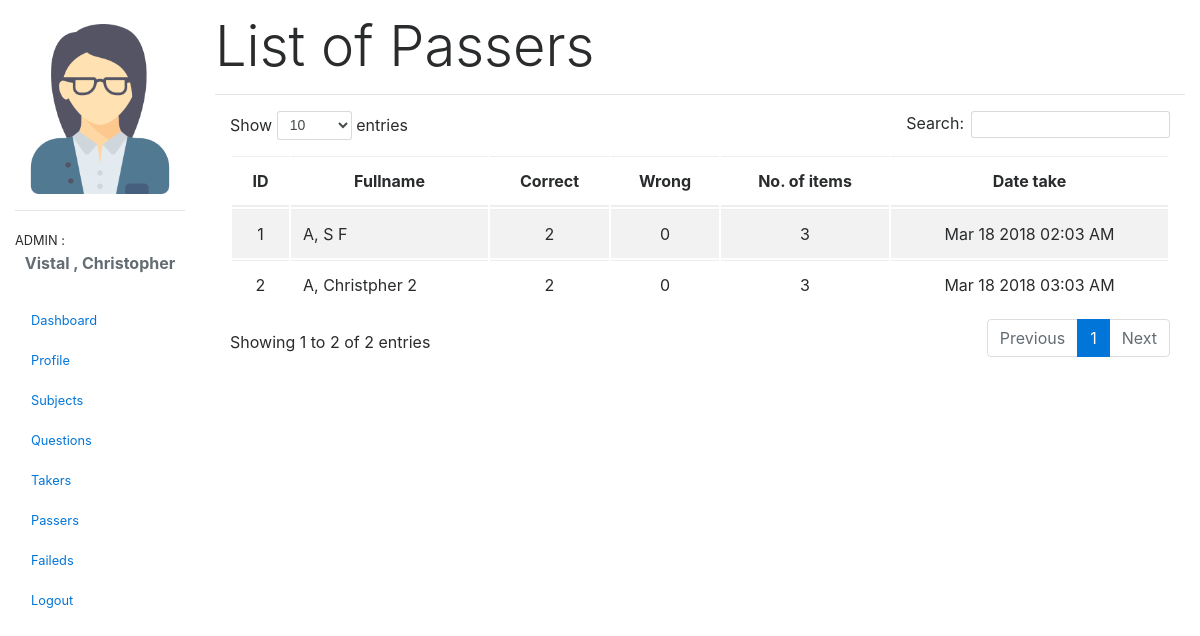
/private/page/passers.php (signed in), run on the app's committed database.
### tables this page shows
CREATE TABLE `taker` (
  `taker_id` int(11) NOT NULL,
  `firstname` varchar(50) NOT NULL,
  `middlename` varchar(50) NOT NULL,
  `lastname` varchar(50) NOT NULL,
  `take_date` int(11) NOT NULL,
  `is_finish` enum('yes','no','','') DEFAULT 'no',
  `exam_id` varchar(50) NOT NULL
);

CREATE TABLE `take_finish` (
  `takef_id` int(11) NOT NULL,
  `exam_id` varchar(50) NOT NULL,
  `correct` int(11) NOT NULL,
  `wrong` int(11) NOT NULL
);

### private/functions/func.php (called while the page is built, shortened)
<?php
function countQuestions(){
    global $db;
    $sql  = 'SELECT COUNT(*) as no_of_questions FROM questions';
    $stmt = $db->query($sql)->FETCH(PDO::FETCH_ASSOC);
    return $stmt['no_of_questions'];
}
function passingScore(){
    global $db;
    $sql  = 'SELECT ROUND(COUNT(*) / 2,0) as passing_score FROM `questions`';
    $stmt = $db->query($sql)->FETCH(PDO::FETCH_ASSOC);
    return $stmt['passing_score'];
}
?>

### private/page/passers.php (the view, shortened to what this page needs)
<?php include_once '../includes/header.php'; ?>
<main class="col-sm-9 ml-sm-auto col-md-10 pt-3" role="main">
    <h3 class="display-4">List of Passers</h3>
    <hr>
  <?php
    $sql = "SELECT take_finish.takef_id , taker.firstname , taker.middlename , taker.lastname , taker.take_date  , take_finish.correct , take_finish.wrong FROM taker INNER JOIN
       take_finish ON taker.exam_id = take_finish.exam_id WHERE take_finish.correct >= " . passingScore();
    $stmt = $db->query($sql);
    $r = $stmt->fetchAll(PDO::FETCH_ASSOC);
    ?>
    <table id="example2" class="table table-striped">
        <thead>
            <tr>
                <th class="text-center">ID</th>
                <th class="text-center">Fullname</th>
                <th class="text-center">Correct</th>
                <th class="text-center">Wrong</th>
                <th class="text-center">No. of items</th>
                <th class="text-center">Date take</th>
            </tr>
        </thead>
        <tbody class="">
            <?php foreach ($r as $key => $value): ?>
            <tr>
                <td class="text-center"><?php echo $value['takef_id']; ?></td>
                <td class="text-capitalize text-justify"><?php echo $value['lastname'] . ', '. $value['firstname'] . ' ' . $value['middlename']; ?></td>
                <td class="text-center"><?php echo $value['correct']; ?></td>
                <td class="text-center"><?php echo $value['wrong']; ?></td>
                <td class="text-center"><?php echo countQuestions(); ?></td>
                <td class="text-center"><?php echo date('M d Y h:m A',$value['take_date']); ?></td>
            </tr>
            <?php endforeach ?>
        </tbody>
    </table>
    </div>
</div>
<?php include_once '../includes/footer.php'; ?>

### private/includes/header.php (shortened to what this page needs)
<?php require_once '../config.php'; ?>
<!DOCTYPE html>
<html>
    <head>
        <link rel="stylesheet" href="https://cdn.datatables.net/1.10.16/js/jquery.dataTables.min.js">
        <link rel="stylesheet" href="../../assets/css/bootstrap-grid.min.css">
        <link rel="stylesheet" href="../../assets/css/my-login.css">
        <link rel="stylesheet" href="../../assets/css/bootstrap-reboot.min.css">
        <link rel="stylesheet" href="../../assets/css/landing-page.min.css">
        <link rel="stylesheet" href="../../assets/css/bootstrap.min.css">
        <link rel="stylesheet" href="../../assets/css/dataTables.min.css">
        <link rel="stylesheet" href="../../assets/js/AmaranJS-master/dist/css/amaran.min.css">
        <link rel="stylesheet" href="../../assets/js/AmaranJS-master/dist/css/animate.min.css">
        <link rel="stylesheet" href="../../assets/css/fontawesome-all.min.css">
        <link href="../../assets/vendor/simple-line-icons/css/simple-line-icons.css" rel="stylesheet" type="text/css">
    </head>
    <body style="overflow-x: hidden;" id="body">
        <?php if (isset($_SESSION['id'])): ?>
        <?php
        if(!isset($_SESSION['id'])){
        redirect('login.php');
        }else{
        $sql = 'SELECT * FROM login_admin WHERE id = :id';
        $stmt = $db->prepare($sql);
        $stmt->execute([':id'=>$_SESSION['id']]);
        $sth = $stmt->fetch(PDO::FETCH_ASSOC);
        }
        ?>
        <div class="container-fluid">
            <div class="row">
                <nav class="col-sm-3 col-md-2 d-none d-sm-block sidebar navbar-light" id="sidebarr">
                    <br>
                    <img src="../../assets/img/people.png" class="img-fluid" alt="">
                    <hr>
                    <small class="text-sm-center text-uppercase"><?php echo $sth['account_type']; ?> : </small>
                    <p class="text-capitalize text-center text-muted font-weight-bold"><?php echo $sth['lastname'] . ' , ' . $sth['firstname']; ?></p>
                    <div class="row">
                        <div class="col-2 collapse d-md-flex bg-dark pt-2 h-100" id="sidebar">
                            <ul class="nav flex-column flex-nowrap">
                                <li class="nav-item"><a href="admin.php" class="nav-link"><small>Dashboard</small></a></li>
                                <li class="nav-item"><a class="nav-link" href="profile.php"><small>Profile</small></a></li>
                                <li class="nav-item">
                                    <a class="nav-link " href="#submenu1" data-toggle="collapse" data-target="#submenu1"><small>Subjects</small></a>
                                </li>
                                <li class="nav-item">
                                    <a class="nav-link " href="#submenu2" data-toggle="collapse" data-target="#submenu2"><small>Questions</small></a>
                                </li>
                                <li class="nav-item"><a class="nav-link" href="list.php"><small>Takers</small></a></li>
                                <li class="nav-item"><a class="nav-link" href="passers.php"><small>Passers</small></a></li>
                                <li class="nav-item"><a class="nav-link" href="faileds.php"><small>Faileds</small></a></li>
                                <li class="nav-item"><a class="nav-link" href="logout.php"><small>Logout</small></a></li>
                            </ul>
                        </div>
                    </nav>
                    <?php endif ?>

### assets/css/my-login.css (style rules this page uses)
html,body { height: 100%; }

### data on the page
taker: take_finish.takef_id "1", lastname "A", firstname "S", middlename "F", take_finish.correct "2", take_finish.wrong "0", countQuestions "3", take_date "Mar 18 2018 02:03 AM"
taker: take_finish.takef_id "2", lastname "A", firstname "Christpher", middlename "2", take_finish.correct "2", take_finish.wrong "0", countQuestions "3", take_date "Mar 18 2018 03:03 AM"

### other printed values
$sth['account_type'] "ADMIN"
$sth['lastname'] "Vistal"
$sth['firstname'] "Christopher"
